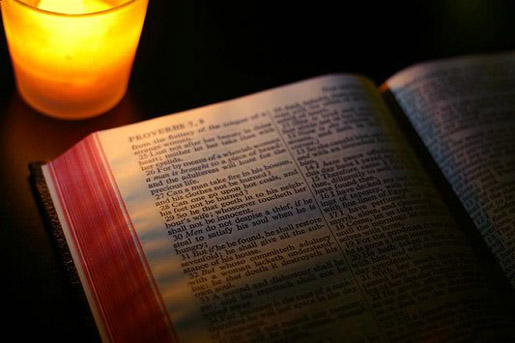
#> input picture 06302005_dark0025cc-756910.jpg, 515 x 343 px, given in place of the camera
$ python filtering.py
#> lines starting #> are read from the running program, lines starting #| are printed output that depends on the picture; after the words box and inside, x2 and y2 are one past the last pixel; in counts of white or black regions, pixels touching at a corner belong together
import cv2
import numpy as np


cap=cv2.VideoCapture(0)
while (True):
    _,frame=cap.read()
#> frame is the input picture: shape (343, 515, 3); mean B, G, R 27.9, 48.1, 69.5
    hsv = cv2.cvtColor(frame,cv2.COLOR_BGR2HSV)
#> hsv: shape (343, 515, 3); mean H, S, V 26.4, 152.4, 69.9


    #hsv

    lower_green=np.array([0,144,0])
    upper_green=np.array([240,205,250])

    mask=cv2.inRange(hsv,lower_green,upper_green)
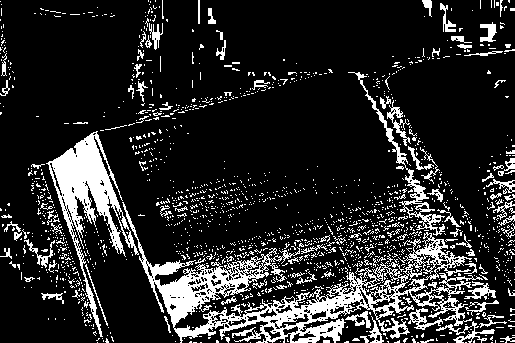
#> mask: shape (343, 515); 16.1% white; 1687 white regions (1579 under 20 px), largest, box (x1, y1, x2, y2) and area: (122, 202, 483, 343) 10969, (46, 131, 139, 337) 4646, (348, 72, 445, 236) 1155
    res=cv2.bitwise_and(frame,frame,mask=mask)
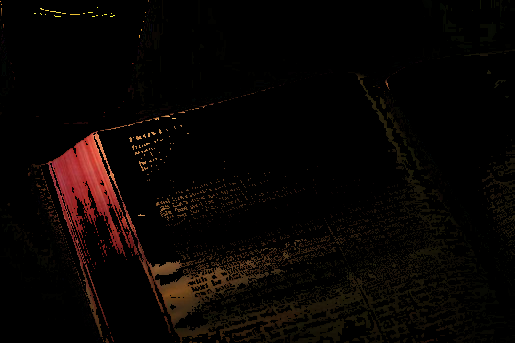
#> res: shape (343, 515, 3); mean B, G, R 2.9, 4.8, 9.3

    cv2.imshow('frame',frame)
    cv2.imshow('mask',mask)
    cv2.imshow('res',res)

    k = cv2.waitKey(5)&0xFF
#> (key Esc is pressed here)
    if k ==27:
        break

$ run again, on Desert.jpg
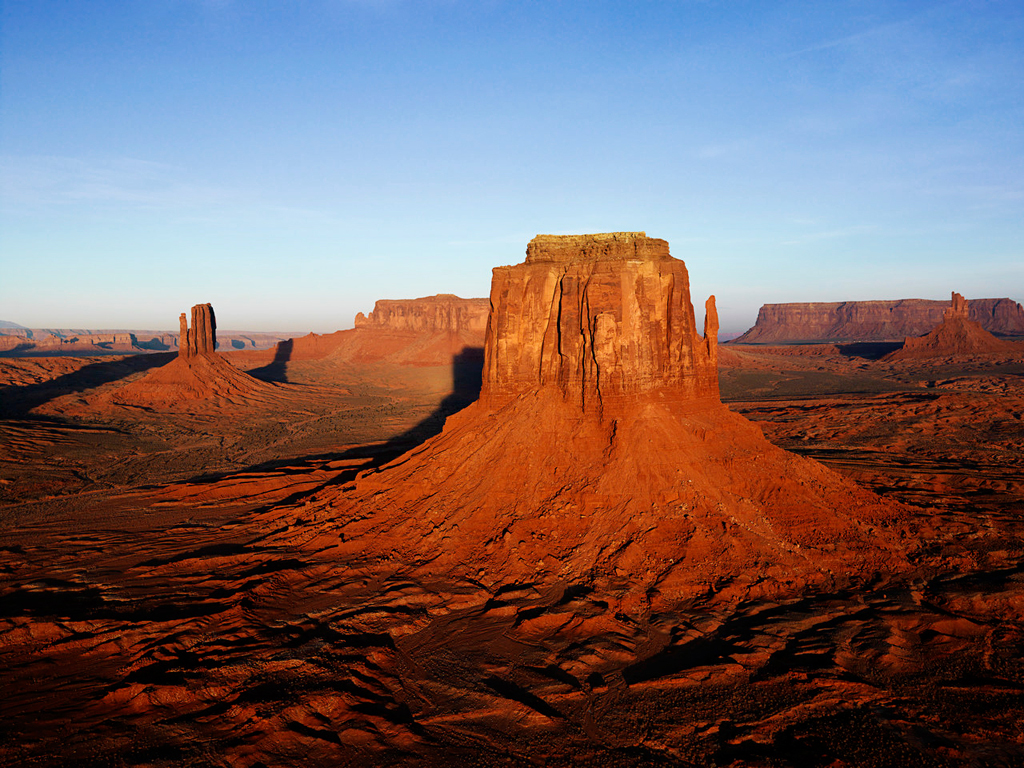
#> input picture Desert.jpg, 1024 x 768 px, given in place of the camera
#> frame is the input picture: shape (768, 1024, 3); mean B, G, R 100.1, 99.2, 119.4
#> hsv: shape (768, 1024, 3); mean H, S, V 53.8, 159.7, 149.4
#> `mask=cv2.inRange(hsv,lower_green,upper_green)`:
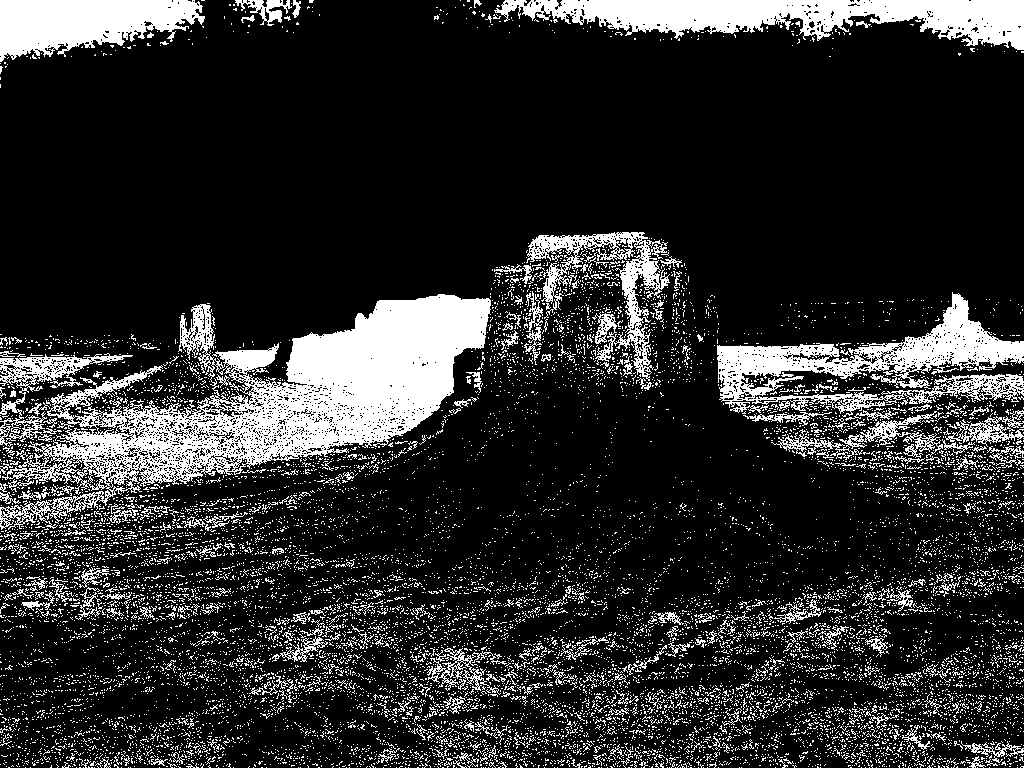
#> mask: shape (768, 1024); 17.4% white; 12935 white regions (12591 under 20 px), largest, box (x1, y1, x2, y2) and area: (0, 294, 491, 530) 39368, (494, 0, 1024, 50) 14033, (717, 292, 1024, 417) 12838
#> `res=cv2.bitwise_and(frame,frame,mask=mask)`:
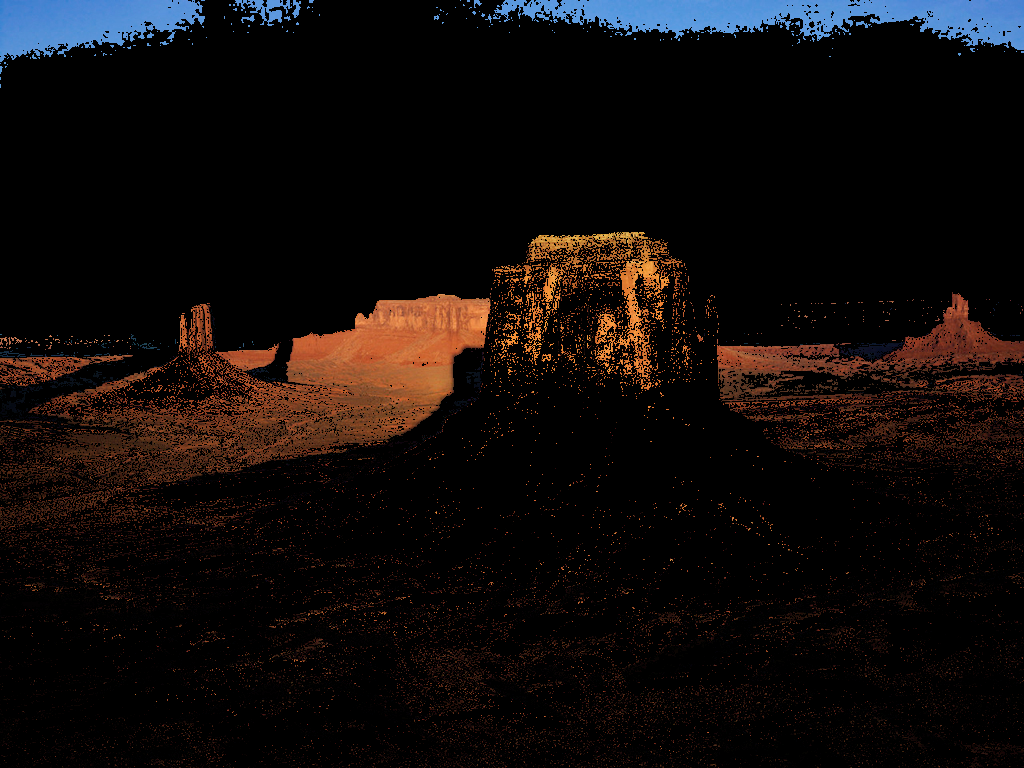
#> res: shape (768, 1024, 3); mean B, G, R 10.5, 11.5, 16.6

$ run again, on bookpage.jpg
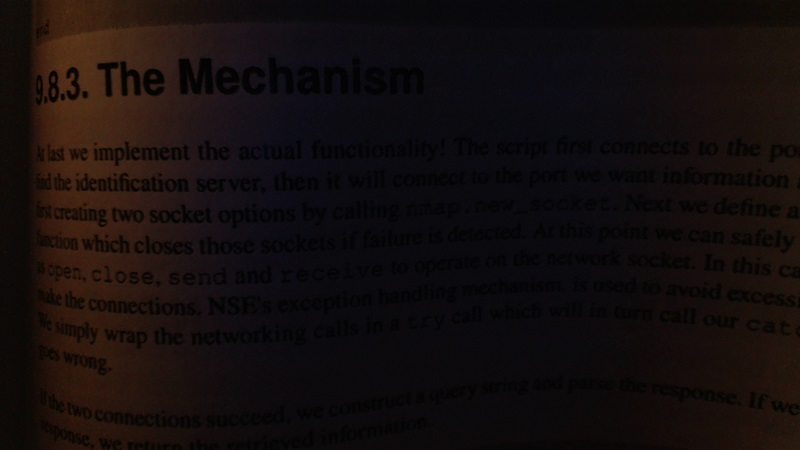
#> input picture bookpage.jpg, 800 x 450 px, given in place of the camera
#> frame is the input picture: shape (450, 800, 3); mean B, G, R 13.4, 13.6, 20.3
#> hsv: shape (450, 800, 3); mean H, S, V 81.2, 108.8, 21.8
#> `mask=cv2.inRange(hsv,lower_green,upper_green)`:
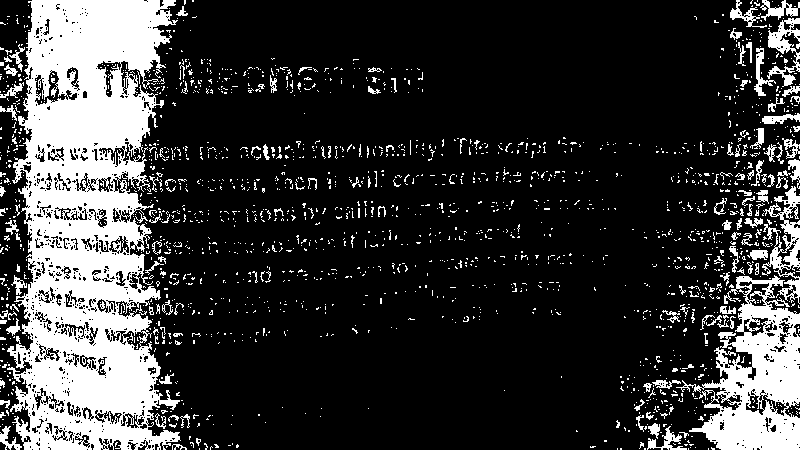
#> mask: shape (450, 800); 21.1% white; 1867 white regions (1725 under 20 px), largest, box (x1, y1, x2, y2) and area: (7, 0, 181, 450) 48353, (676, 275, 800, 450) 10233, (762, 186, 800, 304) 1667
#> `res=cv2.bitwise_and(frame,frame,mask=mask)`:
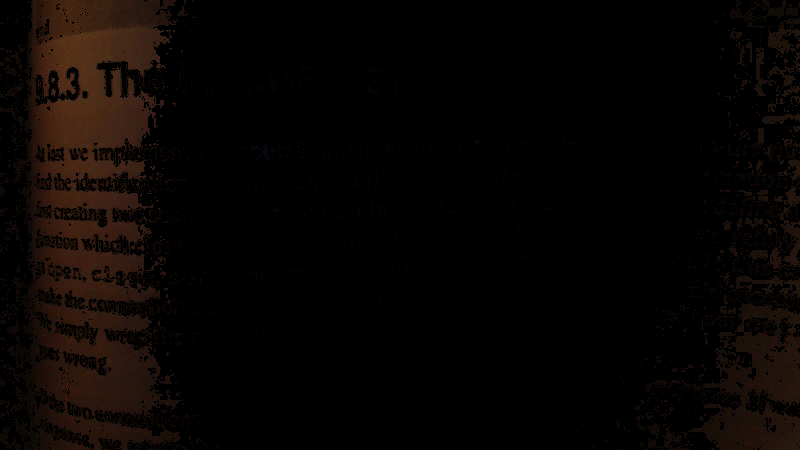
#> res: shape (450, 800, 3); mean B, G, R 2.7, 4.5, 8.1
